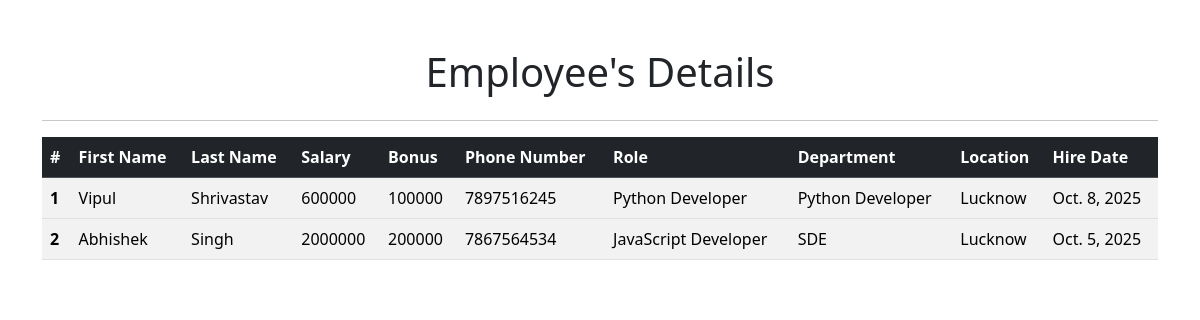
The page /all_emp on the database as committed earlier.
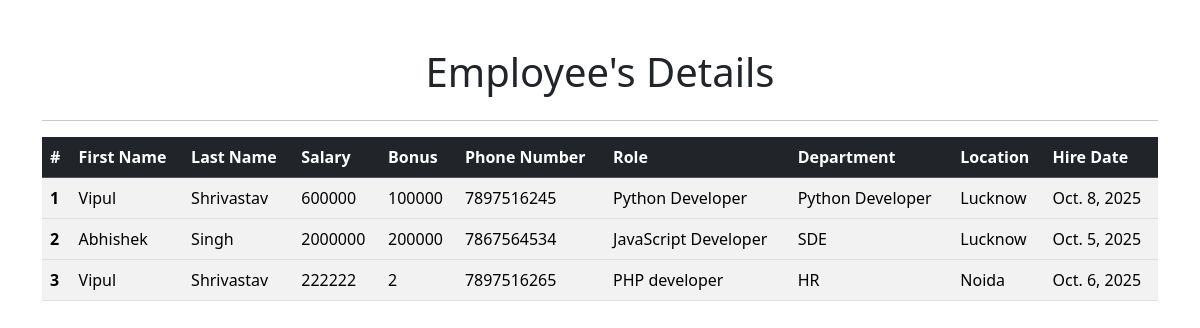
The same page on the database as committed later.
### emp_app/models.py (models this page shows, shortened)
class Employee(models.Model):
    first_name = models.CharField(max_length=100, null=False)
    last_name = models.CharField(max_length=100)
    dept = models.ForeignKey(Department, on_delete=models.CASCADE)
    salary = models.IntegerField(default=0)
    bonus = models.IntegerField(default=0)
    role = models.ForeignKey(Role, on_delete=models.CASCADE)
    phone = models.IntegerField(default=0)
    hire_date = models.DateField()
    def __str__(self):
        return "%s %s %s" %(self.first_name,self. last_name, self.phone)

class Role(models.Model):
    name = models.CharField(max_length=100, null=False)

class Department(models.Model):
    name = models.CharField(max_length=100,null=False)
    location = models.CharField(max_length=100)

### emp_app/views.py (the view)
# urls.py: path('all_emp', views.all_emp, name='all_emp'),
def all_emp(request):
    emps = Employee.objects.all()
    context = {
        'emps': emps
    }
    print(context)
    return render(request, 'view_all_emp.html',context)

### emp_app/templates/view_all_emp.html (shortened to what this page needs)
<!DOCTYPE html>
<html lang="en">
<head>
  <link href="https://cdn.jsdelivr.net/npm/bootstrap@5.3.3/dist/css/bootstrap.min.css" rel="stylesheet">
</head>
<body>
  <div class="container mt-5">
    <h1 class="mb-4 text-center">Employee's Details</h1>
    <hr>
  <table class="table table-striped">
      <thead class="table-dark">
        <tr>
          <th scope="col">#</th>
          <th scope="col">First Name</th>
          <th scope="col">Last Name</th>
          <th scope="col">Salary</th>
          <th scope="col">Bonus</th>
          <th scope="col">Phone Number</th>
          <th scope="col">Role</th>
          <th scope="col">Department</th>
          <th scope="col">Location</th>
          <th scope="col">Hire Date</th>
        </tr>
      </thead>
            {% for emp in emps %}
      <tbody>
        <tr>
          <th scope="row">{{ emp.id }}</th>
          <td>{{ emp.first_name }}</td>
          <td>{{ emp.last_name }}</td>
          <td>{{ emp.salary }}</td>
          <td>{{ emp.bonus }}</td>
          <td>{{ emp.phone }}</td>
          <td>{{ emp.role.name }}</td>
          <td>{{ emp.dept.name }}</td>
          <td>{{ emp.dept.location }}</td>
          <td>{{ emp.hire_date }}</td>
        </tr>
      </tbody>
            {% endfor %}
    </table>
  </div>
</body>
</html>

Rows that differ between the two databases and show on the page:
added Employee: id "3", first_name "Vipul", last_name "Shrivastav", salary "222222", bonus "2", phone "7897516265", role.name "PHP developer", dept.name "HR", dept.location "Noida", hire_date "Oct. 6, 2025"
